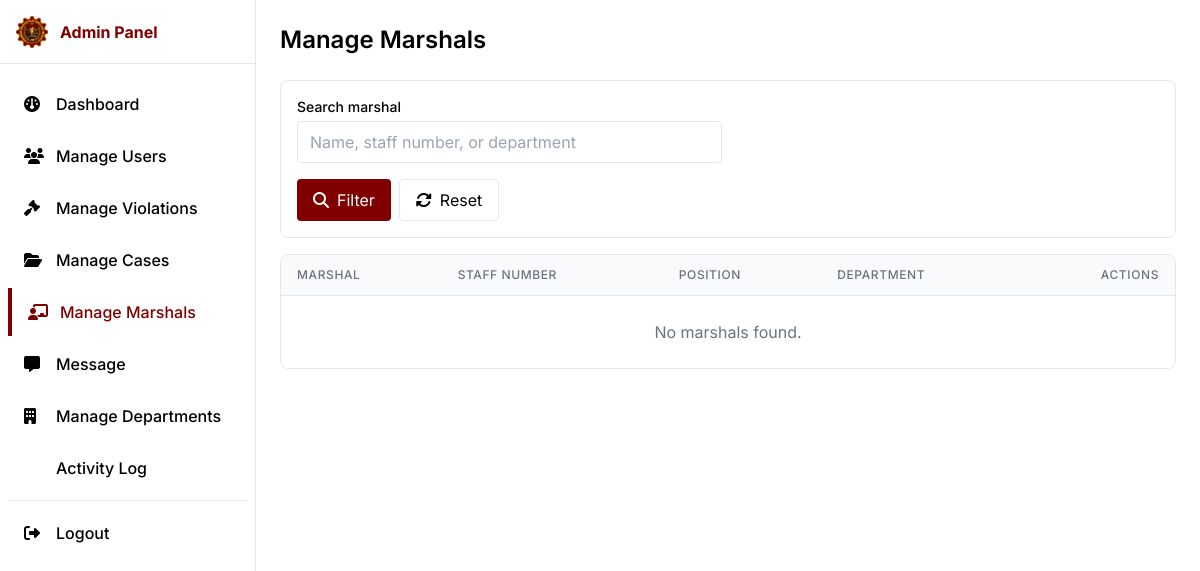
Before: /pages/Admin/manage-teachers.php with the older database file.
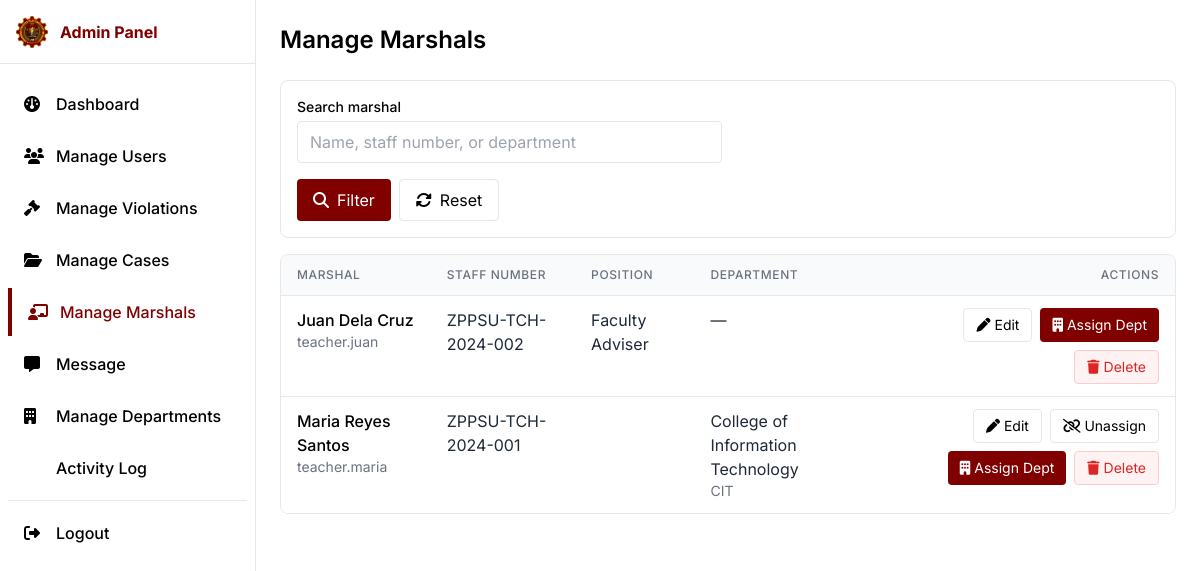
After: the same page with the newer database file.
### tables this page shows
CREATE TABLE `marshal` (
  `id` bigint(20) UNSIGNED NOT NULL,
  `staff_number` varchar(30) DEFAULT NULL,
  `user_id` bigint(20) UNSIGNED DEFAULT NULL,
  `first_name` varchar(100) NOT NULL,
  `middle_name` varchar(100) DEFAULT NULL,
  `last_name` varchar(100) NOT NULL,
  `suffix` varchar(20) DEFAULT NULL,
  `position` varchar(100) DEFAULT NULL,
  `created_at` timestamp NOT NULL DEFAULT current_timestamp(),
  `updated_at` timestamp NULL DEFAULT NULL ON UPDATE current_timestamp(),
  `department_id` bigint(20) UNSIGNED DEFAULT NULL
);

CREATE TABLE `users` (
  `id` bigint(20) UNSIGNED NOT NULL,
  `username` varchar(100) NOT NULL,
  `password_hash` varchar(255) NOT NULL,
  `email` varchar(150) DEFAULT NULL,
  `contact_number` varchar(30) DEFAULT NULL,
  `role_id` tinyint(3) UNSIGNED NOT NULL,
  `is_active` tinyint(1) NOT NULL DEFAULT 1,
  `last_login` datetime DEFAULT NULL,
  `created_at` timestamp NOT NULL DEFAULT current_timestamp(),
  `updated_at` timestamp NULL DEFAULT NULL ON UPDATE current_timestamp()
);

CREATE TABLE `departments` (
  `id` bigint(20) UNSIGNED NOT NULL,
  `department_name` varchar(150) NOT NULL,
  `abbreviation` varchar(50) DEFAULT NULL,
  `created_at` timestamp NOT NULL DEFAULT current_timestamp()
);

### pages/Admin/manage-teachers.php (the view, shortened to what the changed rows need)
<?php
  require_once __DIR__ . '/../../components/admin-head.php';
  require_once __DIR__ . '/../../database/database.php';
  $where = '';
  $params = [];
  $sql = "SELECT m.id, m.staff_number, m.first_name, m.middle_name, m.last_name, m.suffix, m.position,
                 m.department_id, m.user_id,
                 d.department_name, d.abbreviation,
                 u.username, u.email, u.contact_number
          FROM marshal m
          LEFT JOIN departments d ON d.id = m.department_id
          LEFT JOIN users u ON u.id = m.user_id
          $where
          ORDER BY m.last_name ASC, m.first_name ASC";
  $stmt = $pdo->prepare($sql);
  $stmt->execute($params);
  $marshals = $stmt->fetchAll(PDO::FETCH_ASSOC);
?>
<?php $pageTitle = 'Manage Marshals - SDMS'; include_once __DIR__ . '/../../components/admin-head.php'; ?>
<div class="min-h-screen">
  <main class="md:ml-64 p-4 md:p-6">
    <div class="max-w-7xl mx-auto">
      <div class="flex flex-col sm:flex-row sm:items-center justify-between gap-4 mb-6">
        <h1 class="text-xl md:text-2xl font-semibold text-dark">Manage Marshals</h1>
      </div>
      <div class="bg-white border border-gray-200 rounded-lg overflow-hidden">
        <div class="overflow-x-auto">
          <table class="min-w-full divide-y divide-gray-200">
            <thead class="bg-gray-50">
              <tr>
                <th class="px-4 py-3 text-left text-xs font-medium text-gray-500 uppercase tracking-wider">Marshal</th>
                <th class="px-4 py-3 text-left text-xs font-medium text-gray-500 uppercase tracking-wider">Staff Number</th>
                <th class="px-4 py-3 text-left text-xs font-medium text-gray-500 uppercase tracking-wider">Position</th>
                <th class="px-4 py-3 text-left text-xs font-medium text-gray-500 uppercase tracking-wider">Department</th>
                <th class="px-4 py-3 text-right text-xs font-medium text-gray-500 uppercase tracking-wider">Actions</th>
              </tr>
            </thead>
            <tbody class="bg-white divide-y divide-gray-200">
              <?php if (empty($marshals)): ?>
                <tr><td colspan="5" class="px-4 py-6 text-center text-gray-500">No marshals found.</td></tr>
              <?php endif; ?>
              <?php foreach ($marshals as $m):
                $mid = (int)$m['id'];
                $fullName = trim(($m['first_name'] ?? '') . ' ' . ($m['middle_name'] ?? '') . ' ' . ($m['last_name'] ?? ''));
                $fullName = trim($fullName);
                $deptName = $m['department_name'] ? htmlspecialchars($m['department_name']) : '—';
              ?>
                <tr>
                  <td class="px-4 py-3 align-top">
                    <div class="font-medium text-dark"><?php echo htmlspecialchars($fullName); ?></div>
                    <?php if ($m['username']): ?>
                      <div class="text-sm text-gray-500"><?php echo htmlspecialchars($m['username']); ?></div>
                    <?php endif; ?>
                  </td>
                  <td class="px-4 py-3 align-top">
                    <div class="text-gray-800"><?php echo htmlspecialchars($m['staff_number'] ?? '—'); ?></div>
                  </td>
                  <td class="px-4 py-3 align-top">
                    <div class="text-gray-800"><?php echo htmlspecialchars($m['position'] ?? '—'); ?></div>
                  </td>
                  <td class="px-4 py-3 align-top">
                    <div class="text-gray-800"><?php echo $deptName; ?></div>
                    <?php if ($m['abbreviation']): ?>
                      <div class="text-sm text-gray-500"><?php echo htmlspecialchars($m['abbreviation']); ?></div>
                    <?php endif; ?>
                  </td>
                  <td class="px-4 py-3 align-top">
                    <div class="flex flex-wrap justify-end gap-2">
                      <button
                        data-id="<?php echo $mid; ?>"
                        data-first-name="<?php echo htmlspecialchars($m['first_name'] ?? ''); ?>"
                        data-middle-name="<?php echo htmlspecialchars($m['middle_name'] ?? ''); ?>"
                        data-last-name="<?php echo htmlspecialchars($m['last_name'] ?? ''); ?>"
                        data-suffix="<?php echo htmlspecialchars($m['suffix'] ?? ''); ?>"
                        data-staff-number="<?php echo htmlspecialchars($m['staff_number'] ?? ''); ?>"
                        data-position="<?php echo htmlspecialchars($m['position'] ?? ''); ?>"
                        class="btnEditMarshal px-3 py-1.5 border rounded hover:bg-gray-50 text-sm whitespace-nowrap">
                        <i class="fa fa-pen mr-1"></i>Edit
                      </button>
                      <?php if ($m['department_id']): ?>
                        <form method="post" class="confirm-unassign inline-block">
                          <button class="px-3 py-1.5 border rounded hover:bg-gray-50 text-sm whitespace-nowrap" type="submit">
                            <i class="fa fa-unlink mr-1"></i>Unassign
                          </button>
                        </form>
                      <?php endif; ?>
                      <button
                        data-id="<?php echo $mid; ?>"
                        data-name="<?php echo htmlspecialchars($fullName); ?>"
                        data-department-id="<?php echo (int)($m['department_id'] ?? 0); ?>"
                        class="btnAssignDept px-3 py-1.5 bg-primary text-white rounded hover:opacity-90 text-sm whitespace-nowrap">
                        <i class="fa fa-building mr-1"></i>Assign Dept
                      </button>
                      <form method="post" class="confirm-delete-marshal inline-block">
                        <button class="px-3 py-1.5 bg-red-50 text-red-600 border border-red-200 rounded hover:bg-red-100 text-sm whitespace-nowrap" type="submit">
                          <i class="fa fa-trash mr-1"></i>Delete
                        </button>
                      </form>
                    </div>
                  </td>
                </tr>
              <?php endforeach; ?>
            </tbody>
          </table>
        </div>
      </div>
    </div>
  </main>
</div>
<?php include_once __DIR__ . '/../../components/admin-footer.php'; ?>

Changed rows visible on the page:
added marshal: fullName "Juan Dela Cruz", user.username "teacher.juan", staff_number "ZPPSU-TCH-2024-002", position "Faculty Adviser", deptName "—"
added marshal: fullName "Maria Reyes Santos", user.username "teacher.maria", staff_number "ZPPSU-TCH-2024-001", department.department_name "College of Information Technology", department.abbreviation "CIT"
Other visible differences:
text no longer shown: "No marshals found."
